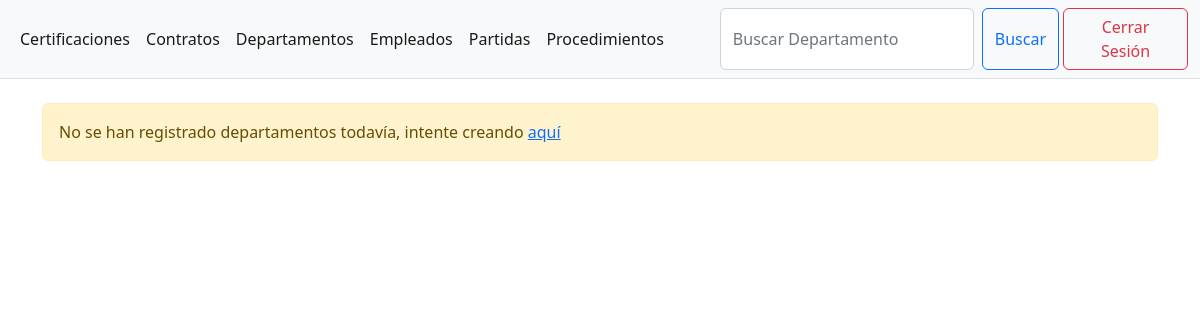
Before: /department/ (signed in) with the older database file.
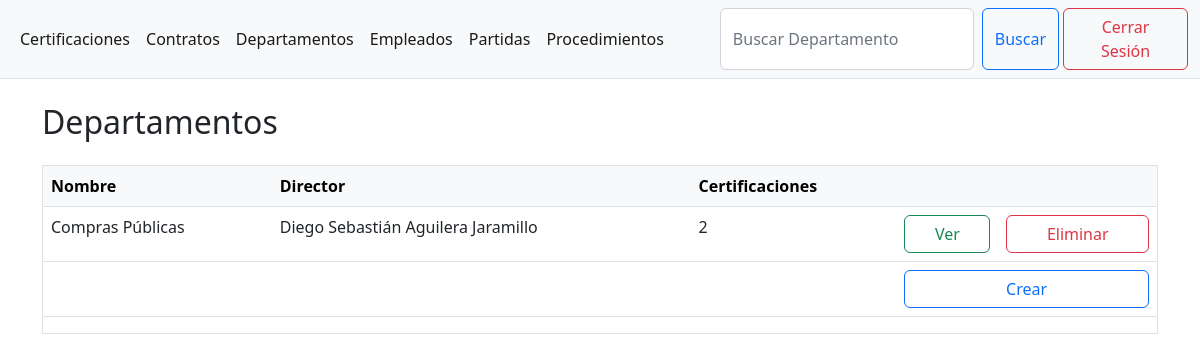
After: the same page with the newer database file.
### apps/department/models.py (models this page shows, shortened)
class Department(models.Model):
    name = models.CharField(max_length=255, unique=True)
    director = models.ForeignKey(Employee, on_delete=models.PROTECT)
    class Meta:
        ordering = ["name"]

### apps/employee/models.py (models this page shows, shortened)
class Employee(models.Model):
    ci = models.CharField(primary_key=True, max_length=10)
    first_name = models.CharField(max_length=20)
    middle_name = models.CharField(max_length=20)
    first_last_name = models.CharField(max_length=20)
    middle_last_name = models.CharField(max_length=20)
    email = models.EmailField(max_length=100, unique=True)
    user = models.CharField(max_length=50, unique=True)
    @property
    def full_name(self) -> str:
        return f"{self.first_name} {self.middle_name} {self.first_last_name} {self.middle_last_name}"
    class Meta:
        ordering = ["first_last_name", "middle_last_name",
                    "first_name", "middle_name", "ci"]

### apps/department/views.py (the view, shortened to what this page needs)
# urls.py: path("", views.list_department, name="list"),
def list_department(request: HttpRequest) -> HttpResponse:
    object_list = Department.objects.all()
    paginator = Paginator(object_list, 50)
    page_number = request.GET.get("page")
    page_obj = paginator.get_page(page_number)
    context = {"page_obj": page_obj}
    query = request.GET.get("q", "").strip()
    return render(request, "department/list.html", context)

### templates/department/list.html (shortened to what this page needs)
{% extends 'base.html' %}
{% block form %}
  <form action="{% url 'department:list' %}" class="d-inline-flex w-100" role="search">
    <input name="q" class="form-control me-2" type="search" placeholder="Buscar Departamento" />
    <button class="btn btn-outline-primary" type="submit">Buscar</button>
  </form>
{% endblock %}
{% block body %}
  {% if page_obj %}
    <ol class="breadcrumb">
      <li class="breadcrumb-item h2" aria-current="page">Departamentos</li>
    </ol>
    <div class="table-responsive-xxl border">
      <table class="table table-hover">
        <thead class="table-light">
          <tr>
            <th>Nombre</th>
            <th>Director</th>
            <th>Certificaciones</th>
            <th colspan="2"></th>
          </tr>
        </thead>
        <tbody>
          {% for object in page_obj %}
            <tr>
              <td>{{ object.name }}</td>
              <td>{{ object.director.full_name }}</td>
              <td>{{ object.certification_set.count }}</td>
              <td>
                <a href="{% url 'department:detail' object.pk %}" class="btn btn-outline-success w-100">Ver</a>
              </td>
              <td>
                <a href="{% url 'department:delete' object.pk %}" class="btn btn-outline-danger w-100">Eliminar</a>
              </td>
            </tr>
          {% endfor %}
        </tbody>
        <tfoot>
          <tr>
            <th colspan="3" class="text-end"></th>
            <th colspan="2">
              <a href="{% url 'department:create' %}" class="btn btn-outline-primary w-100">Crear</a>
            </th>
          </tr>
        </tfoot>
      </table>
    </div>
  {% else %}
    {% if not message and not ProtectedError and not IntegrityError and not Exception %}
      <div class="alert alert-warning mt-3" role="alert">
        No se han registrado departamentos todavía, intente creando <a href="{% url 'department:create' %}">aquí</a>
      </div>
    {% endif %}
  {% endif %}
{% endblock %}

Changed rows visible on the page:
added Department: name "Compras Públicas", director.full_name "Diego Sebastián Aguilera Jaramillo", certification_set.count "2"
Other visible differences:
text no longer shown: "No se han registrado departamentos todavía, intente creando aquí"
text now shown: "Departamentos Nombre Director Certificaciones Crear"
